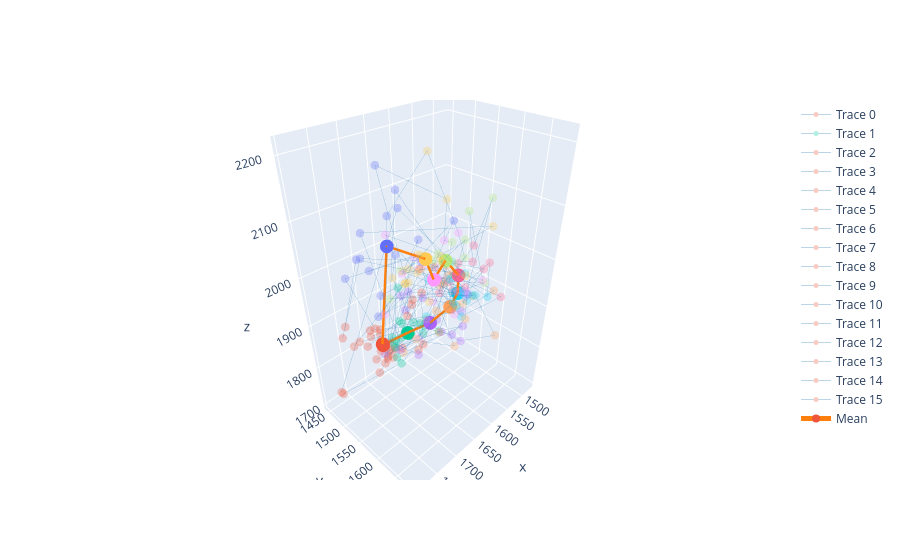

The notebook cell saved with this chart:
### Code cell
clust_aligned, clust_mean = tr.general_procrustes_analysis(traces, cluster_members)
tr.plot_gpa_output(clust_aligned, clust_mean)
